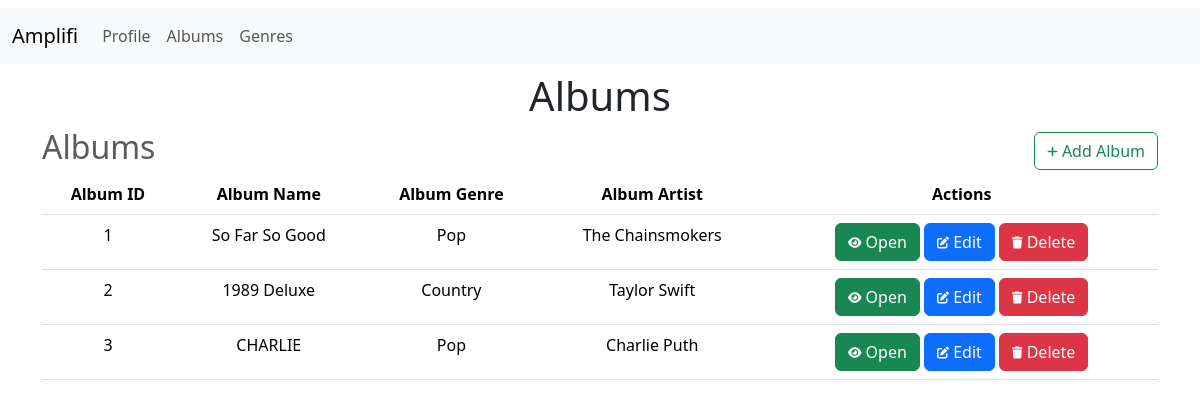
Screenshot of /albums (signed in) with the database file from the repository.
### app.py (models this page shows)
class Album(db.Model):
  __tablename__ = 'album'
  id = db.Column(db.Integer, primary_key=True, autoincrement=True)
  albumname = db.Column(db.String(50), nullable=False)
  albumgenre = db.Column(db.String(50), db.ForeignKey('genre.genrename'), nullable=False)
  albumartist = db.Column(db.String(50), nullable=False)
  albumnoofsongs = db.Column(db.Integer, nullable=False, default=0)
  songs  = db.relationship('Song', backref='album', lazy=True)

### app.py (the view)
@app.route('/albums')
@admin_required
def albums_page():
    return render_template('albums.html', user=User.query.get(session['user_id']), users=User.query.all(), songs=Song.query.all(), albums=Album.query.all())

### app.py (called while the page is built)
def admin_required(func):
  @wraps(func)
  def inner(*args, **kwargs):
    if 'user_id' not in session:
      flash('You need to login first.')
      return redirect (url_for('login_page'))
    user = User.query.get(session['user_id'])
    if not user.isadmin:
      flash('You are not authorised to view this page.')
      return redirect(url_for('index_page'))
    return func(*args, **kwargs)
  return inner

### templates/albums.html (shortened to what this page needs)
{% extends 'layout.html' %}
	{% block content %}
		<h1>Albums</h1>
		<div class='heading'>
			<h2 class='text-muted'>Albums</h2>
			<a class='btn btn-outline-success' href="{{url_for('add_album_page')}}">
				<i class='fas fa-plus fa-xs'></i>
				Add Album
			</a>
		</div>
		<table class="table">
			<thead>
				<tr>
					<th>Album ID</th>
					<th>Album Name</th>
					<th>Album Genre</th>
					<th>Album Artist</th>
					<th>Actions</th>
				</tr>
			</thead>
			<tbody>
				{% for album in albums %}
				<tr>
					<td>{{album.id}}</td>
					<td>{{album.albumname}}</td>
					<td>{{album.albumgenre}}</td>
					<td>{{album.albumartist}}</td>
					<td>
						<a class='btn btn-success' href="{{url_for('open_album_page', id=album.id)}}">
							<i class="fas fa-eye fa-xs"></i>
							Open
						</a>
						<a class="btn btn-primary" href="{{url_for('edit_album_page', id=album.id)}}">
							<i class="fas fa-edit fa-xs"></i>
							Edit
						</a>
						<a class="btn btn-danger" href="{{url_for('delete_album_page', id=album.id)}}">
							<i class="fas fa-trash fa-xs"></i>
							Delete
						</a>
					</td>
				</tr>
				{% endfor %}
			</tbody>
		</table>
	{% endblock %}

### templates/albums.html (style rules this page uses)
.heading { display:flex; justify-content: space-between; align-items: center; }
h1 { text-align: center; }

### rows the page displays
Album: id "1", albumname "So Far So Good", albumgenre "Pop", albumartist "The Chainsmokers"
Album: id "2", albumname "1989 Deluxe", albumgenre "Country", albumartist "Taylor Swift"
Album: id "3", albumname "CHARLIE", albumgenre "Pop", albumartist "Charlie Puth"
